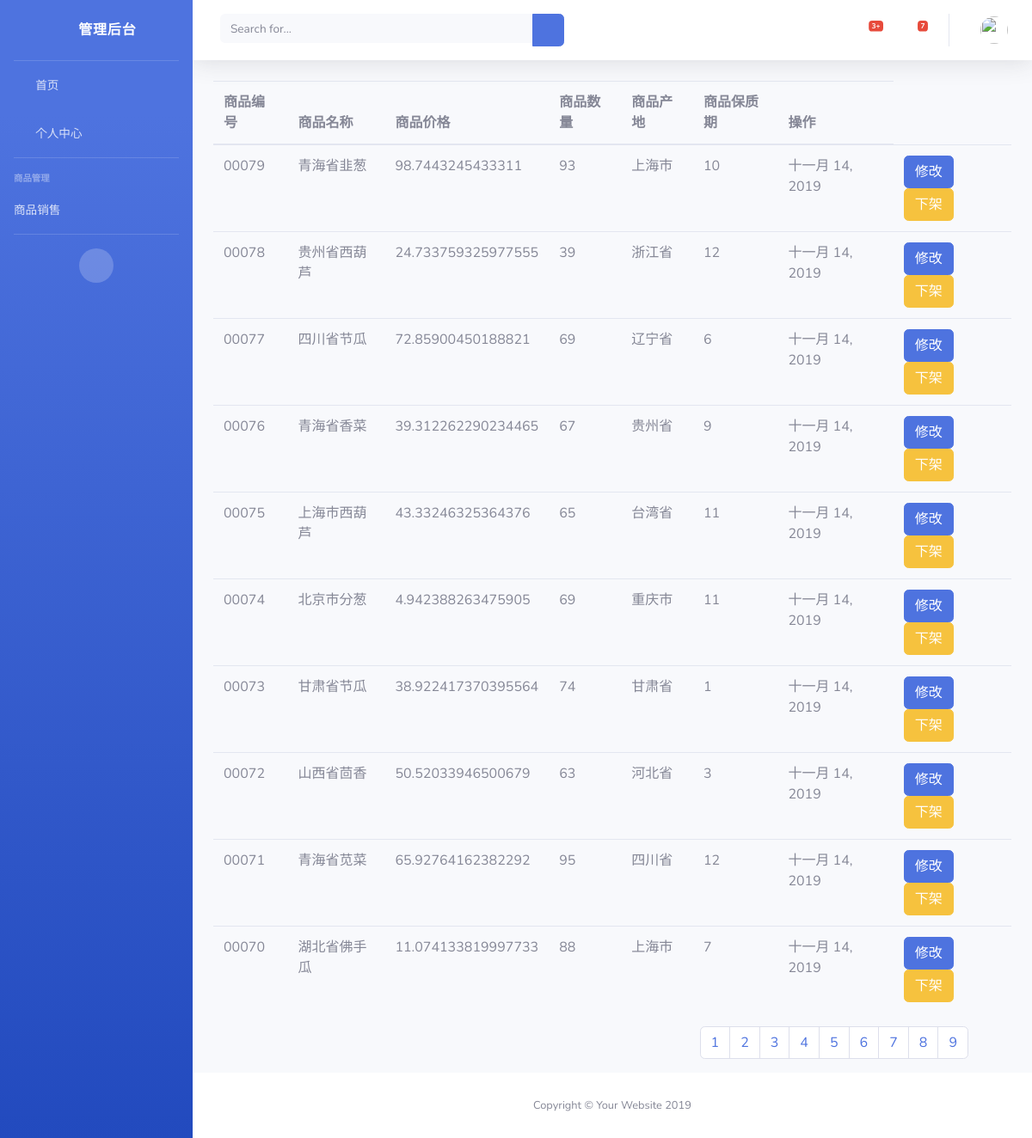
The page /goods_list/1/2/ on the database its author committed.
### LoginUser/models.py (models this page shows)
class Goods(models.Model):
    goods_number = models.CharField(max_length=32,verbose_name="商品编号")
    goods_name = models.CharField(max_length=32,verbose_name="商品名称")
    goods_price = models.FloatField(verbose_name="商品价格")
    goods_count = models.IntegerField(verbose_name="数量")
    goods_location = models.TextField(verbose_name="生产地")
    goods_safe_data = models.IntegerField(verbose_name="保质期")   ##
    goods_pro_time = models.DateField(auto_now=True,verbose_name="生产日期")  ## 生产日期
    goods_status = models.IntegerField(default=1)   ## 0 代表下架   1 代表上架
    class Meta:
        db_table = "goods"

### LoginUser/views.py (the view)
# urls.py: path("goods_list/",goods_list),
def goods_list(request,type,page=1):
    print (type)
    goods = Goods.objects.filter(goods_status = int(type)).order_by("-goods_number")
    goods_obj = Paginator(goods,10)  ## 每页10条
    goods_list = goods_obj.page(page)
    return render(request,'goods_list.html',locals())

### templates/goods_list.html (shortened to what this page needs)
{% extends "base.html" %}
{% block content %}
    <table class="table">
        <thead>
            <tr>
                <th>商品编号</th>
                <th>商品名称</th>
                <th>商品价格</th>
                <th>商品数量</th>
                <th>商品产地</th>
                <th>商品保质期</th>
                <th>操作</th>
            </tr>
        </thead>
        <tbody>
        {% for one in goods_list %}
            <tr>
                <td>{{ one.goods_number }}</td>
                <td>{{ one.goods_name }}</td>
                <td>{{ one.goods_price }}</td>
                <td>{{ one.goods_count }}</td>
                <td>{{ one.goods_location }}</td>
                <td>{{ one.goods_safe_data }}</td>
                <td>{{ one.goods_pro_time }}</td>
                <td>
                    <button class="btn btn-primary">修改</button>
                    {% if one.goods_status == 1 %}
                        <a class="btn btn-warning" href="/goods_status/down/{{ one.id }}">下架</a>
                    {% else %}
                        <a class="btn btn-primary" href="/goods_status/up/{{ one.id }}">上架</a>
                    {% endif %}
                </td>
            </tr>
        {% endfor %}
        </tbody>
    </table>
    <ul style="float: right;margin-right: 50px;" class="pagination">
    {% for page in goods_obj.page_range %}
        <li class="paginate_button page-item">
        {% if type == "1" %}
            <a class = 'page-link' href="/goods_list/1/{{ page }}/">{{ page }}</a>
        {% else %}
            <a class = 'page-link' href="/goods_list/0/{{ page }}/">{{ page }}</a>
        {% endif %}
       </li>
    {% endfor %}
    </ul>
{% endblock %}

### rows shown on the page
Goods: goods_number "00079", goods_name "青海省韭葱", goods_price "98.7443245433311", goods_count "93", goods_location "上海市", goods_safe_data "10", goods_pro_time "十一月 14, 2019"
Goods: goods_number "00078", goods_name "贵州省西葫芦", goods_price "24.733759325977555", goods_count "39", goods_location "浙江省", goods_safe_data "12", goods_pro_time "十一月 14, 2019"
Goods: goods_number "00077", goods_name "四川省节瓜", goods_price "72.85900450188821", goods_count "69", goods_location "辽宁省", goods_safe_data "6", goods_pro_time "十一月 14, 2019"
Goods: goods_number "00076", goods_name "青海省香菜", goods_price "39.312262290234465", goods_count "67", goods_location "贵州省", goods_safe_data "9", goods_pro_time "十一月 14, 2019"
Goods: goods_number "00075", goods_name "上海市西葫芦", goods_price "43.33246325364376", goods_count "65", goods_location "台湾省", goods_safe_data "11", goods_pro_time "十一月 14, 2019"
Goods: goods_number "00074", goods_name "北京市分葱", goods_price "4.942388263475905", goods_count "69", goods_location "重庆市", goods_safe_data "11", goods_pro_time "十一月 14, 2019"
Goods: goods_number "00073", goods_name "甘肃省节瓜", goods_price "38.922417370395564", goods_count "74", goods_location "甘肃省", goods_safe_data "1", goods_pro_time "十一月 14, 2019"
Goods: goods_number "00072", goods_name "山西省茴香", goods_price "50.52033946500679", goods_count "63", goods_location "河北省", goods_safe_data "3", goods_pro_time "十一月 14, 2019"
Goods: goods_number "00071", goods_name "青海省苋菜", goods_price "65.92764162382292", goods_count "95", goods_location "四川省", goods_safe_data "12", goods_pro_time "十一月 14, 2019"
Goods: goods_number "00070", goods_name "湖北省佛手瓜", goods_price "11.074133819997733", goods_count "88", goods_location "上海市", goods_safe_data "7", goods_pro_time "十一月 14, 2019"

### other values the page prints
{{ page }} "1" "2" "3" "4" "5" "6" "7" "8" "9"
